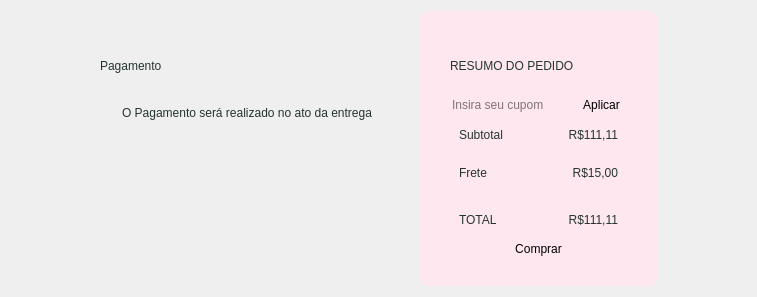
              <widget class="QWidget" name="paginaResumoFinal">
               <layout class="QHBoxLayout" name="horizontalLayout_12">
                <property name="spacing">
                 <number>30</number>
                </property>
                <property name="leftMargin">
                 <number>100</number>
                </property>
                <property name="rightMargin">
                 <number>100</number>
                </property>
                <item alignment="Qt::AlignmentFlag::AlignTop">
                 <widget class="QWidget" name="cardFormaPagamento" native="true">
                  <layout class="QVBoxLayout" name="verticalLayout_29">
                   <property name="leftMargin">
                    <number>0</number>
                   </property>
                   <property name="topMargin">
                    <number>30</number>
                   </property>
                   <item>
                    <widget class="QLabel" name="tituloPagamento">
                     <property name="sizePolicy">
                      <sizepolicy hsizetype="Preferred" vsizetype="Fixed">
                       <horstretch>0</horstretch>
                       <verstretch>0</verstretch>
                      </sizepolicy>
                     </property>
                     <property name="minimumSize">
                      <size>
                       <width>0</width>
                       <height>50</height>
                      </size>
                     </property>
                     <property name="styleSheet">
                      <string notr="true">color: #24352C</string>
                     </property>
                     <property name="text">
                      <string>Pagamento</string>
                     </property>
                    </widget>
                   </item>
                   <item alignment="Qt::AlignmentFlag::AlignTop">
                    <widget class="QWidget" name="labelPagamento" native="true">
                     <layout class="QHBoxLayout" name="horizontalLayout_13">
                      <item>
                       <widget class="QLabel" name="iconCaminhao1">
                        <property name="sizePolicy">
                         <sizepolicy hsizetype="Fixed" vsizetype="Fixed">
                          <horstretch>0</horstretch>
                          <verstretch>0</verstretch>
                         </sizepolicy>
                        </property>
                        <property name="maximumSize">
                         <size>
                          <width>150</width>
                          <height>150</height>
                         </size>
                        </property>
                        <property name="text">
                         <string/>
                        </property>
                        <property name="pixmap">
                         <pixmap resource="../Resources/resources.qrc">:/images/imgCaminhao1Branco.png</pixmap>
                        </property>
                        <property name="scaledContents">
                         <bool>true</bool>
                        </property>
                        <property name="alignment">
                         <set>Qt::AlignmentFlag::AlignLeading|Qt::AlignmentFlag::AlignLeft|Qt::AlignmentFlag::AlignVCenter</set>
                        </property>
                       </widget>
                      </item>
                      <item>
                       <widget class="QLabel" name="descricaoPagamento">
                        <property name="styleSheet">
                         <string notr="true">color: #24352C</string>
                        </property>
                        <property name="text">
                         <string>O Pagamento será realizado no ato da entrega</string>
                        </property>
                        <property name="alignment">
                         <set>Qt::AlignmentFlag::AlignLeading|Qt::AlignmentFlag::AlignLeft|Qt::AlignmentFlag::AlignTop</set>
                        </property>
                       </widget>
                      </item>
                     </layout>
                    </widget>
                   </item>
                  </layout>
                 </widget>
                </item>
                <item alignment="Qt::AlignmentFlag::AlignTop">
                 <widget class="QWidget" name="resumoFinal" native="true">
                  <property name="styleSheet">
                   <string notr="true">background-color: #ffe7f0;
border-radius: 8px;
</string>
                  </property>
                  <layout class="QVBoxLayout" name="verticalLayout_24">
                   <property name="leftMargin">
                    <number>30</number>
                   </property>
                   <property name="topMargin">
                    <number>30</number>
                   </property>
                   <property name="rightMargin">
                    <number>30</number>
                   </property>
                   <property name="bottomMargin">
                    <number>30</number>
                   </property>
                   <item>
                    <widget class="QLabel" name="labelResumoFinal">
                     <property name="sizePolicy">
                      <sizepolicy hsizetype="Preferred" vsizetype="Fixed">
                       <horstretch>0</horstretch>
                       <verstretch>0</verstretch>
                      </sizepolicy>
                     </property>
                     <property name="minimumSize">
                      <size>
                       <width>0</width>
                       <height>50</height>
                      </size>
                     </property>
                     <property name="styleSheet">
                      <string notr="true">color: #24352C; background-color: transparent</string>
                     </property>
                     <property name="text">
                      <string>RESUMO DO PEDIDO</string>
                     </property>
                     <property name="alignment">
                      <set>Qt::AlignmentFlag::AlignLeading|Qt::AlignmentFlag::AlignLeft|Qt::AlignmentFlag::AlignVCenter</set>
                     </property>
                     <property name="wordWrap">
                      <bool>false</bool>
                     </property>
                    </widget>
                   </item>
                   <item>
                    <widget class="QWidget" name="linhaCupom" native="true">
                     <layout class="QHBoxLayout" name="horizontalLayout_14" stretch="70,30">
                      <property name="leftMargin">
                       <number>0</number>
                      </property>
                      <property name="topMargin">
                       <number>0</number>
                      </property>
                      <property name="rightMargin">
                       <number>0</number>
                      </property>
                      <property name="bottomMargin">
                       <number>0</number>
                      </property>
                      <item>
                       <widget class="QLineEdit" name="inputCupom">
                        <property name="placeholderText">
                         <string>Insira seu cupom</string>
                        </property>
                       </widget>
                      </item>
                      <item>
                       <widget class="QPushButton" name="btnCupom">
                        <property name="text">
                         <string>Aplicar</string>
                        </property>
                       </widget>
                      </item>
                     </layout>
                    </widget>
                   </item>
                   <item>
                    <widget class="QWidget" name="linhaSubtotalFinal" native="true">
                     <property name="sizePolicy">
                      <sizepolicy hsizetype="Preferred" vsizetype="Preferred">
                       <horstretch>0</horstretch>
                       <verstretch>0</verstretch>
                      </sizepolicy>
                     </property>
                     <property name="styleSheet">
                      <string notr="true">background-color: transparent</string>
                     </property>
                     <layout class="QHBoxLayout" name="horizontalLayout_10">
                      <item>
                       <widget class="QLabel" name="labelSubtotalFinal">
                        <property name="styleSheet">
                         <string notr="true">color: #24352C</string>
                        </property>
                        <property name="text">
                         <string>Subtotal</string>
                        </property>
                       </widget>
                      </item>
                      <item>
                       <widget class="QLabel" name="valorSubtotalFinal">
                        <property name="styleSheet">
                         <string notr="true">color: #24352C</string>
                        </property>
                        <property name="text">
                         <string>R$111,11</string>
                        </property>
                        <property name="alignment">
                         <set>Qt::AlignmentFlag::AlignRight|Qt::AlignmentFlag::AlignTrailing|Qt::AlignmentFlag::AlignVCenter</set>
                        </property>
                       </widget>
                      </item>
                     </layout>
                    </widget>
                   </item>
                   <item>
                    <widget class="QWidget" name="linhaFrete" native="true">
                     <property name="sizePolicy">
                      <sizepolicy hsizetype="Preferred" vsizetype="Preferred">
                       <horstretch>0</horstretch>
                       <verstretch>0</verstretch>
                      </sizepolicy>
                     </property>
                     <property name="styleSheet">
                      <string notr="true">background-color: transparent</string>
                     </property>
                     <layout class="QHBoxLayout" name="horizontalLayout_15">
                      <item>
                       <widget class="QLabel" name="labelFrete">
                        <property name="styleSheet">
                         <string notr="true">color: #24352C</string>
                        </property>
                        <property name="text">
                         <string>Frete</string>
                        </property>
                       </widget>
                      </item>
                      <item>
                       <widget class="QLabel" name="valorFrete">
                        <property name="styleSheet">
                         <string notr="true">color: #24352C</string>
                        </property>
                        <property name="text">
                         <string>R$15,00</string>
                        </property>
                        <property name="alignment">
                         <set>Qt::AlignmentFlag::AlignRight|Qt::AlignmentFlag::AlignTrailing|Qt::AlignmentFlag::AlignVCenter</set>
                        </property>
                       </widget>
                      </item>
                     </layout>
                    </widget>
                   </item>
                   <item>
                    <widget class="Line" name="line_3">
                     <property name="styleSheet">
                      <string notr="true"/>
                     </property>
                     <property name="frameShadow">
                      <enum>QFrame::Shadow::Raised</enum>
                     </property>
                     <property name="midLineWidth">
                      <number>0</number>
                     </property>
                     <property name="orientation">
                      <enum>Qt::Orientation::Horizontal</enum>
                     </property>
                    </widget>
                   </item>
                   <item>
                    <widget class="QWidget" name="linhaTotalFinal" native="true">
                     <property name="sizePolicy">
                      <sizepolicy hsizetype="Preferred" vsizetype="Preferred">
                       <horstretch>0</horstretch>
                       <verstretch>0</verstretch>
                      </sizepolicy>
                     </property>
                     <property name="styleSheet">
                      <string notr="true">background-color: transparent</string>
                     </property>
                     <layout class="QHBoxLayout" name="horizontalLayout_11">
                      <item>
                       <widget class="QLabel" name="labelTotalFinal">
                        <property name="styleSheet">
                         <string notr="true">color: #24352C</string>
                        </property>
                        <property name="text">
                         <string>TOTAL</string>
                        </property>
                       </widget>
                      </item>
                      <item>
                       <widget class="QLabel" name="valorTotalFinal">
                        <property name="styleSheet">
                         <string notr="true">color: #24352C</string>
                        </property>
                        <property name="text">
                         <string>R$111,11</string>
                        </property>
                        <property name="alignment">
                         <set>Qt::AlignmentFlag::AlignRight|Qt::AlignmentFlag::AlignTrailing|Qt::AlignmentFlag::AlignVCenter</set>
                        </property>
                       </widget>
                      </item>
                     </layout>
                    </widget>
                   </item>
                   <item>
                    <widget class="QPushButton" name="btnFazerPedido">
                     <property name="sizePolicy">
                      <sizepolicy hsizetype="Fixed" vsizetype="Fixed">
                       <horstretch>0</horstretch>
                       <verstretch>0</verstretch>
                      </sizepolicy>
                     </property>
                     <property name="minimumSize">
                      <size>
                       <width>177</width>
                       <height>0</height>
                      </size>
                     </property>
                     <property name="text">
                      <string>Comprar</string>
                     </property>
                     <property name="autoDefault">
                      <bool>false</bool>
                     </property>
                    </widget>
                   </item>
                  </layout>
                 </widget>
                </item>
               </layout>
              </widget>
